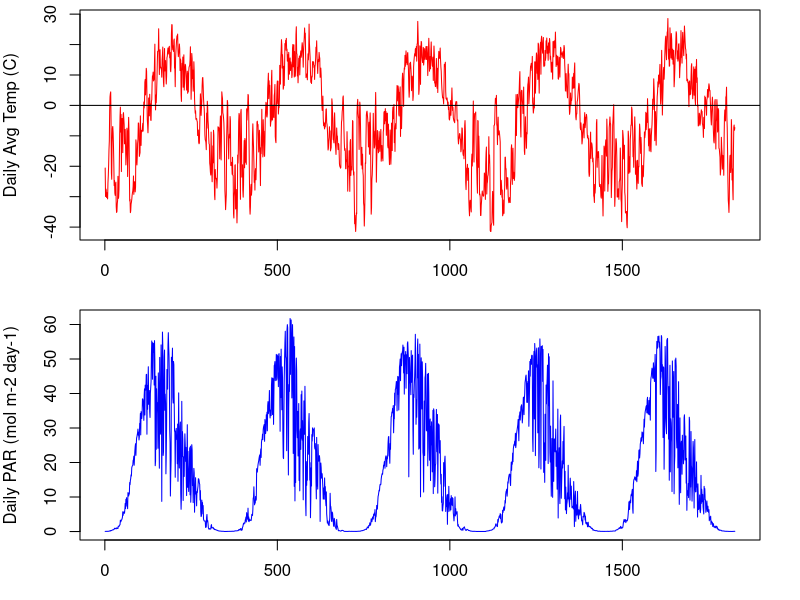

Recreate this plot in R. (Note: this script raises an error after producing the figure.)
############re-loading the data

#set working directory to C-N-model
data = read.csv("InputData_Processed.csv") #This is the "FluxData.csv" file, but with added calculations of GDD
head(data)


#plot the data
par(mfrow=c(2,1), mar=c(3,4,0.5,2))
plot(data$Temp_ARF~data$time, type="l", ylab = "Daily Avg Temp (C)", col="red", xlab="")
abline(h=0)
plot(data$PAR_ARF~data$time, type="l", ylab = "Daily PAR (mol m-2 day-1)", col="blue", xlab = "Time (days)")

#need to calculate DOY of senescence 
years = unique(data$year) #tells you which years we have data for 
sen.day = NA
for (i in 1: length(years)){
  year.i = years[i]
  data.year = subset(data, data$year==year.i)
  sen.day[i] = min(data.year$DOY[which(data.year$Temp_ARF<=10 & data.year$DOY>200)])
}
sen.day
num.days = c(365, 365, 365, 366, 365,365)
senDOY = rep(c(sen.day), c(num.days))
data = data.frame(data, senDOY = senDOY)
head(data)

#create a temperature scalar
Tmax.day = NA
Tmin.day = NA
for (i in 1: length(years)){
  year.i = years[i]
  data.year = subset(data, data$year==year.i)
  Tmax.day[i]=max(data.year$Temp_ARF)
  Tmin.day[i]=min(data.year$Temp_ARF)
}
Tmax.day # max temps for each year
Tmax.mean=mean(Tmax.day)
Tmin.mean=mean(Tmin.day)

scal.temp=NULL
for (i in 1:length(data$Temp_ARF)){
  scal.temp[i] = (data$Temp_ARF[i] - Tmin.mean)/(Tmax.mean-Tmin.mean) 
}

#rescale to 1
minscal = min(scal.temp)
maxscal = max(scal.temp)
for (i in 1:length(scal.temp)){
  scal.temp[i] = (scal.temp[i] - minscal)/(maxscal-minscal) 
}
plot(scal.temp, type="l")


#create a smoothed temperature scalar
#average of current sample, 5 future samples, and 5 past samples
filt=rep(1/11,11)
Temp.sm = filter(data$Temp_ARF, filt, sides=2, circular=TRUE)
plot(data$Temp_ARF, type="l")
lines(Temp.sm, col="red", lwd="3")
data=data.frame(data, Temp_sm=Temp.sm)

Tmaxsm.day = NA
Tminsm.day = NA
for (i in 1: length(years)){
  year.i = years[i]
  data.year = subset(data, data$year==year.i)
  Tmaxsm.day[i]=max(data.year$Temp_sm)
  Tminsm.day[i]=min(data.year$Temp_sm)
}
Tmaxsm.day # max temps for each year
Tmaxsm.mean=mean(Tmaxsm.day)
Tminsm.mean=mean(Tminsm.day)

scal.temp.sm=NULL
for (i in 1:length(Temp.sm)){
  scal.temp.sm[i] = (Temp.sm[i] - Tminsm.mean)/(Tmaxsm.mean-Tminsm.mean) 
}

plot(scal.temp.sm, type="l")

#need to calculate slope for each 7 day period
start = seq(1, length(Temp.sm), 8) #create a sequence of start iterations for slope calculations
end = seq(8, length(Temp.sm), 8) #create a sequence of end iterations for slope calculations
start
end

#need to look at slope to determine end of season
slope=rep(NA, length(Temp.sm))
for(i in 1:length(end)){
  slope.i = (Temp.sm[end[i]]-Temp.sm[start[i]])/7
  start.i = start[i]
  end.i = end[i]
  slope[start.i:end.i]=rep(slope.i, 8)
}
slope
slope[2185:length(slope)]=slope[2184] #these points don't really matter, but I don't want them to be NAs
slope
data=data.frame(data, slope=slope)
head(data)


spring.test = rep(0, length(slope))
for(i in 9:length(data$slope)-8){
  if(slope[i]>0 & slope[i+8]>0){
    spring.test[i]=1
  }
}
spring.test

fall.test = rep(0, length(slope))
for(i in 9:length(data$slope)-8){
  if(slope[i]<0 & slope[i+8]<0){
    fall.test[i]=1
  }
}
fall.test


par(mfrow=c(2,1))
plot(Temp.sm)
lines(spring.test*10, col="red")
plot(Temp.sm)
lines(fall.test*10, col="red")



data=data.frame(data, springtest=spring.test, falltest=fall.test)
head(data)

years = unique(data$year) #tells you which years we have data for 
start.day = NA
for (i in 1: length(years)){
  year.i = years[i]
  data.year = subset(data, data$year==year.i)
  start.day[i] = min(data.year$DOY[which(data.year$DOY>120 & data.year$Temp_ARF>=-5 & data.year$springtest==1)])
}
start.day
startDOY = rep(c(start.day), c(num.days))
data = data.frame(data, startDOY = startDOY)
head(data)

end.day = NA
for (i in 1: length(years)){
  year.i = years[i]
  data.year = subset(data, data$year==year.i)
  end.day[i] = min(data.year$DOY[which(data.year$DOY>240 & data.year$Temp_ARF<=0 & data.year$falltest==1)])
}
end.day
endDOY = rep(c(end.day), c(num.days))
data = data.frame(data, endDOY = endDOY)
head(data)

data.compare2=read.csv("Assimilation_data_ALL.csv")

par(mfrow=c(1,1))
plot(data.compare2$NEE~data.compare2$Time, col="forestgreen", xlim=c(1,1826))
abline(v=c(start.day+c(0,365,365+365,365+365+366, 365+365+366+365, 365+365+366+365+365)), col="red")
abline(v=c(sen.day+c(0,365,365+365,365+365+366, 365+365+366+365, 365+365+366+365+365)))
abline(v=c(end.day+c(0,365,365+365,365+365+366, 365+365+366+365, 365+365+366+365+365)), col="blue")

###############seasonal scalar##############

scal.seas=rep(1, length(data$DOY))
for (i in 1:length(data$DOY)){
  if(data$DOY[i]<data$startDOY[i]){ #prior to snow melt
    scal.seas[i]=0
  }
  if(data$DOY[i]>=data$startDOY[i]){ #after melt
    if(data$DOY[i]<=data$senDOY[i]){ #prior to peak
      slope = 1/(data$senDOY[i]-data$startDOY[i])
      scal.seas[i] = 0+(slope*(data$DOY[i]-data$startDOY[i]))
    }
    if(data$DOY[i]>data$senDOY[i] & data$DOY[i]<data$endDOY[i]){ #after peak but before frost
      slope = 1/(data$endDOY[i]-data$senDOY[i])
      scal.seas[i] = 0+(slope*(data$endDOY[i]-data$DOY[i]))
    }
    if(data$DOY[i]>=data$endDOY[i]){ #after frost
      scal.seas[i]=0
    }
  }
}

plot(scal.seas)

#FINALLY, need to calculate average growing season temperature
#pull out GS data (DOY > 150 & DOY < 250)
head(data)

years = unique(data$year) #tells you which years we have data for 
Temp_avg = NA
for (i in 1: length(years)){
  year.i = years[i]
  data.year = subset(data, data$year==year.i)
  Temp_GS = data.year$Temp_ARF[data.year$DOY>=data.year$startDOY[1] & data.year$DOY <= data.year$endDOY[1]]
  Temp_avg[i] = mean(Temp_GS)
}
Temp_avg
Temp_avg = rep(c(Temp_avg), c(num.days))
data = data.frame(data, Temp_avg = Temp_avg)
head(data)


time = seq(1:length(data$time))
#make into functions so that it will be continuous in the model
Temp.d1 <- approxfun(x=data$time, y=data$Temp_ARF, method="linear", rule=2)
TempAvg.d1 <- approxfun(x=data$time, y=data$Temp_avg, method="linear", rule=2)
PAR.d1 <- approxfun(x=data$time, y=data$PAR_ARF, method="linear", rule=2)
scaltemp.d1 <- approxfun(x=data$time, y=scal.temp.sm, method="linear", rule=2)
scalseason.d1 <- approxfun(x=data$time, y=scal.seas, method="linear", rule=2)
DOY.d1 <- approxfun(x=data$time, y=data$DOY, method="linear", rule=2)
Year.d1 <- approxfun(x=data$time, y=data$year, method="linear", rule=2)
